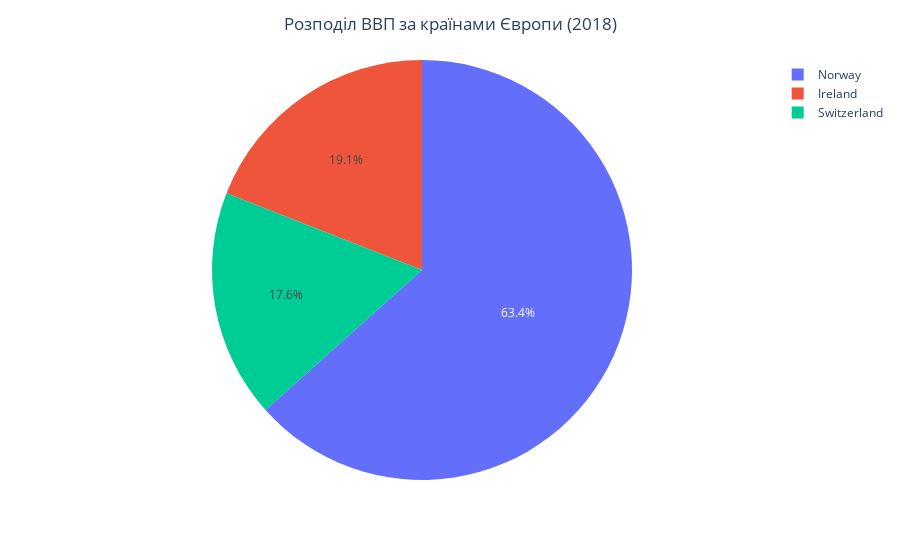

The code cell stored with this chart in its notebook:
### Markdown cell above
Даних за 2018 рік не існує. Тому виконаємо пайчарт за усіма роками для Європи

### Code cell
gapminder_europe = gapminder.query("continent == 'Europe'")

# Вибір 5 країн з найбільшим ВВП
top_5_countries = gapminder_europe.nlargest(5, 'gdpPercap')

# Побудова кругової діаграми
fig = px.pie(top_5_countries, values='gdpPercap', names='country')

fig.update_layout(
    title="Розподіл ВВП за країнами Європи (2018)",
    title_x=0.5 
)

fig.show()

### Figure 1 — Plotly figure (JSON) as saved in the notebook; plotly's stock layout.template omitted (floating-point values rounded to 4 significant figures)
{"data": [{"domain": {"x": [0, 1], "y": [0, 1]}, "hovertemplate": "country=%{label}<br>gdpPercap=%{value}<extra></extra>", "labels": ["Norway", "Norway", "Norway", "Ireland", "Switzerland"], "legendgroup": "", "name": "", "showlegend": true, "type": "pie", "values": [49360.0, 44680.0, 41280.0, 40680.0, 37510.0]}], "layout": {"legend": {"tracegroupgap": 0}, "margin": {"t": 60}, "title": {"text": "Розподіл ВВП за країнами Європи (2018)", "x": 0.5}}}
